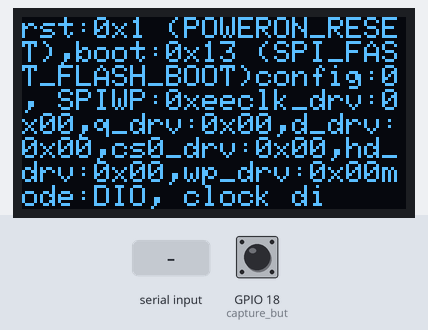
Recording of a sketch running on a simulated ESP32. Shown: 128×64 one-colour display. The test bench sets the inputs (shaded band); at power-on: GPIO 18 (capture_but) LOW. What the sketch prints to the serial monitor is not drawn.

Above: at 1.4 s.

The sketch:

esp_usb_oled.ino
```cpp
#include <SPI.h>
#include <Wire.h>
#include <Adafruit_GFX.h>
#include <Adafruit_SSD1306.h>
#include <HardwareSerial.h>

HardwareSerial mySerial(2);

int capture_but = 18;

#define SCREEN_WIDTH 128
#define SCREEN_HEIGHT 64

#define OLED_RESET     -1
#define SCREEN_ADDRESS 0x3C
Adafruit_SSD1306 display(SCREEN_WIDTH, SCREEN_HEIGHT, &Wire, OLED_RESET);


void setup() {
  Serial.begin(115200);//115200
  mySerial.begin(57600);

  pinMode(capture_but, INPUT);
  if (!display.begin(SSD1306_SWITCHCAPVCC, SCREEN_ADDRESS)) {
    Serial.println(F("SSD1306 allocation failed"));
    for (;;);
  }
  display.clearDisplay();
  display.setTextSize(1);
  display.setTextColor(SSD1306_WHITE);
  display.setCursor(0, 0);
  display.print("rst:0x1 (POWERON_RESET),boot:0x13 (SPI_FAST_FLASH_BOOT)config:0, SPIWP:0xeeclk_drv:0x00,q_drv:0x00,d_drv:0x00,cs0_drv:0x00,hd_drv:0x00,wp_drv:0x00mode:DIO, clock di");
  display.display();
  delay(150);
  display.clearDisplay();
}

void loop() {
  if (digitalRead(capture_but) == 1) {
    //    Serial.println(digitalRead(capture_but));
    delay(100);
    finimg();
    //  Serial.println("capturing finger image");
  }
  if (mySerial.available()) {
    display.clearDisplay();
    display.println("sending img");
    while (mySerial.available()) {
      byte data = mySerial.read();
      Serial.print(data, HEX);
      Serial.print(" ");
      display.print(data);
      //      hexData+=endMarker;
      //      incoming_data = true;
      //      if (incoming_data = true) {
      //        //hexData+=startMarker;
      //        hexData += (data, HEX);
      //      }
      //      String imageData = extractImageData(hexData);
      //      if (imageData != "") {
      //        Serial.println("Extracted Image Data:");
      //        Serial.println(imageData);
      //      }
      //  Serial.print(" ");
    }
    //Serial.println();
  }
  display.clearDisplay();
}

void finimg() {
  if (captureFingerprintImage()) {
    Serial.println("Image captured successfully.");
  } else {
    Serial.println("Failed to capture image.");
  }


  if (uploadFingerprintImage()) {
    Serial.println("Image uploaded successfully.");
  } else {
    Serial.println("Failed to upload image.");
  }
}
bool captureFingerprintImage() {

  byte captureCmd[] = {0xEF, 0x01, 0xFF, 0xFF, 0xFF, 0xFF, 0x01, 0x00, 0x03, 0x01, 0x00, 0x05};
  mySerial.write(captureCmd, sizeof(captureCmd));


  delay(1000);


  if (mySerial.available()) {
    byte response[12];
    mySerial.readBytes(response, 12);
    if (response[9] == 0x00) {
      return true;
    }
  }
  return false;
}

bool uploadFingerprintImage() {
  byte uploadCmd[] = {0xEF, 0x01, 0xFF, 0xFF, 0xFF, 0xFF, 0x01, 0x00, 0x03, 0x0A, 0x00, 0x0E};
  //(header,adress,packet identifier,pakage length,instruction code,parameter(buffer0x00 or default),checksum))
  mySerial.write(uploadCmd, sizeof(uploadCmd));


  delay(1000);

  // Read response
  if (mySerial.available()) {
    byte response[12];
    mySerial.readBytes(response, 12);
    if (response[9] == 0x00) {
      return true;
    }
  }
  return false;
}
```
